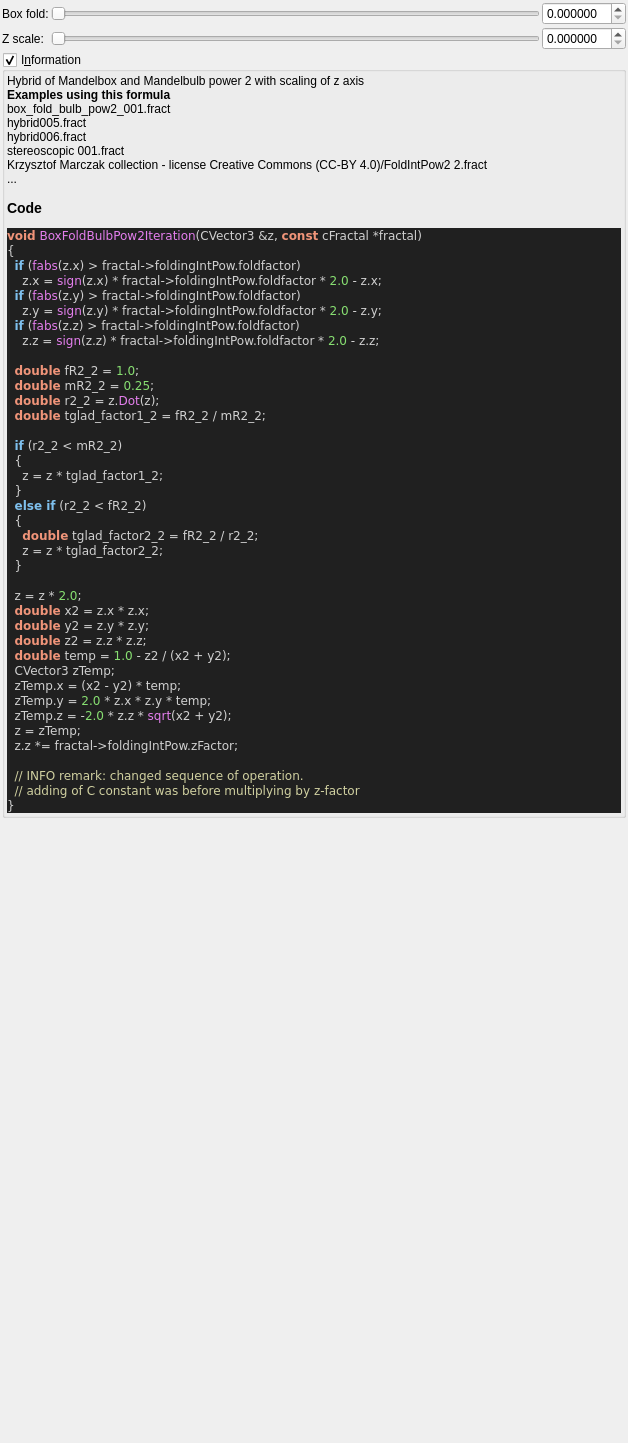
<?xml version="1.0" encoding="UTF-8"?>
<ui version="4.0">
 <class>box_fold_bulb_pow2</class>
 <widget class="QWidget" name="Form">
  <property name="geometry">
   <rect>
    <x>0</x>
    <y>0</y>
    <width>628</width>
    <height>1443</height>
   </rect>
  </property>
  <property name="windowTitle">
   <string notr="true">box_fold_bulb_pow2</string>
  </property>
  <layout class="QVBoxLayout" name="verticalLayout">
   <property name="spacing">
    <number>2</number>
   </property>
   <property name="leftMargin">
    <number>2</number>
   </property>
   <property name="topMargin">
    <number>2</number>
   </property>
   <property name="rightMargin">
    <number>2</number>
   </property>
   <property name="bottomMargin">
    <number>2</number>
   </property>
   <item>
    <layout class="QGridLayout" name="gridLayout">
     <property name="spacing">
      <number>2</number>
     </property>
     <item row="1" column="1">
      <widget class="QSlider" name="slider_boxfold_bulbpow2_z_factor">
       <property name="sizePolicy">
        <sizepolicy hsizetype="Expanding" vsizetype="Maximum">
         <horstretch>0</horstretch>
         <verstretch>0</verstretch>
        </sizepolicy>
       </property>
       <property name="minimum">
        <number>0</number>
       </property>
       <property name="maximum">
        <number>50000000</number>
       </property>
       <property name="singleStep">
        <number>1</number>
       </property>
       <property name="pageStep">
        <number>100</number>
       </property>
       <property name="orientation">
        <enum>Qt::Horizontal</enum>
       </property>
      </widget>
     </item>
     <item row="1" column="0">
      <widget class="QLabel" name="label_8">
       <property name="text">
        <string>Z scale:</string>
       </property>
      </widget>
     </item>
     <item row="0" column="2">
      <widget class="MyDoubleSpinBox" name="spinbox_boxfold_bulbpow2_folding_factor">
       <property name="sizePolicy">
        <sizepolicy hsizetype="Minimum" vsizetype="Maximum">
         <horstretch>0</horstretch>
         <verstretch>0</verstretch>
        </sizepolicy>
       </property>
       <property name="prefix">
        <string/>
       </property>
       <property name="suffix">
        <string/>
       </property>
       <property name="decimals">
        <number>6</number>
       </property>
       <property name="minimum">
        <double>0.000000000000000</double>
       </property>
       <property name="maximum">
        <double>99.998999999999995</double>
       </property>
       <property name="singleStep">
        <double>0.100000000000000</double>
       </property>
      </widget>
     </item>
     <item row="1" column="2">
      <widget class="MyDoubleSpinBox" name="spinbox_boxfold_bulbpow2_z_factor">
       <property name="sizePolicy">
        <sizepolicy hsizetype="Minimum" vsizetype="Maximum">
         <horstretch>0</horstretch>
         <verstretch>0</verstretch>
        </sizepolicy>
       </property>
       <property name="prefix">
        <string/>
       </property>
       <property name="suffix">
        <string/>
       </property>
       <property name="decimals">
        <number>6</number>
       </property>
       <property name="minimum">
        <double>0.000000000000000</double>
       </property>
       <property name="maximum">
        <double>50.000000000000000</double>
       </property>
       <property name="singleStep">
        <double>0.100000000000000</double>
       </property>
      </widget>
     </item>
     <item row="0" column="1">
      <widget class="QSlider" name="slider_boxfold_bulbpow2_folding_factor">
       <property name="sizePolicy">
        <sizepolicy hsizetype="Expanding" vsizetype="Maximum">
         <horstretch>0</horstretch>
         <verstretch>0</verstretch>
        </sizepolicy>
       </property>
       <property name="maximum">
        <number>20000000</number>
       </property>
       <property name="singleStep">
        <number>1</number>
       </property>
       <property name="orientation">
        <enum>Qt::Horizontal</enum>
       </property>
      </widget>
     </item>
     <item row="0" column="0">
      <widget class="QLabel" name="label_7">
       <property name="text">
        <string>Box fold:</string>
       </property>
      </widget>
     </item>
    </layout>
   </item>
   <item>
    <widget class="MyGroupBox" name="groupCheck_info">
     <property name="title">
      <string>I&amp;nformation</string>
     </property>
     <property name="flat">
      <bool>false</bool>
     </property>
     <property name="checkable">
      <bool>true</bool>
     </property>
     <layout class="QVBoxLayout" name="verticalLayout_2">
      <property name="spacing">
       <number>2</number>
      </property>
      <property name="leftMargin">
       <number>2</number>
      </property>
      <property name="topMargin">
       <number>2</number>
      </property>
      <property name="rightMargin">
       <number>2</number>
      </property>
      <property name="bottomMargin">
       <number>2</number>
      </property>
      <item>
       <widget class="QLabel" name="label_code_content">
        <property name="text">
         <string notr="true">&lt;p&gt;Hybrid of Mandelbox and Mandelbulb power 2 with scaling of z axis&lt;/p&gt;&lt;table&gt;
&lt;/table&gt;
&lt;br&gt;&lt;b&gt;Examples using this formula&lt;/b&gt;&lt;br&gt;box_fold_bulb_pow2_001.fract&lt;br&gt;hybrid005.fract&lt;br&gt;hybrid006.fract&lt;br&gt;stereoscopic 001.fract&lt;br&gt;Krzysztof Marczak collection - license Creative Commons (CC-BY 4.0)/FoldIntPow2 2.fract&lt;br&gt;...&lt;h3&gt;Code&lt;/h3&gt;
&lt;body style=&quot;background-color:#202020&quot;&gt;
&lt;pre style=&quot;color:#d0d0d0; background-color:#202020;  font-family:'Courier New',monospace;&quot;&gt;&lt;span style=&quot;color:#f09479; font-weight:bold&quot;&gt;void&lt;/span&gt; &lt;span style=&quot;color:#e47eed&quot;&gt;BoxFoldBulbPow2Iteration&lt;/span&gt;&lt;span style=&quot;color:#d0d0d0&quot;&gt;(&lt;/span&gt;CVector3 &lt;span style=&quot;color:#d0d0d0&quot;&gt;&amp;amp;&lt;/span&gt;z&lt;span style=&quot;color:#d0d0d0&quot;&gt;,&lt;/span&gt; &lt;span style=&quot;color:#f09479; font-weight:bold&quot;&gt;const&lt;/span&gt; cFractal &lt;span style=&quot;color:#d0d0d0&quot;&gt;*&lt;/span&gt;fractal&lt;span style=&quot;color:#d0d0d0&quot;&gt;)&lt;/span&gt;
&lt;span style=&quot;color:#d0d0d0&quot;&gt;{&lt;/span&gt;
  &lt;span style=&quot;color:#7ec0ee; font-weight:bold&quot;&gt;if&lt;/span&gt; &lt;span style=&quot;color:#d0d0d0&quot;&gt;(&lt;/span&gt;&lt;span style=&quot;color:#e47eed&quot;&gt;fabs&lt;/span&gt;&lt;span style=&quot;color:#d0d0d0&quot;&gt;(&lt;/span&gt;z&lt;span style=&quot;color:#d0d0d0&quot;&gt;.&lt;/span&gt;x&lt;span style=&quot;color:#d0d0d0&quot;&gt;) &amp;gt;&lt;/span&gt; fractal&lt;span style=&quot;color:#d0d0d0&quot;&gt;-&amp;gt;&lt;/span&gt;foldingIntPow&lt;span style=&quot;color:#d0d0d0&quot;&gt;.&lt;/span&gt;foldfactor&lt;span style=&quot;color:#d0d0d0&quot;&gt;)&lt;/span&gt;
    z&lt;span style=&quot;color:#d0d0d0&quot;&gt;.&lt;/span&gt;x &lt;span style=&quot;color:#d0d0d0&quot;&gt;=&lt;/span&gt; &lt;span style=&quot;color:#e47eed&quot;&gt;sign&lt;/span&gt;&lt;span style=&quot;color:#d0d0d0&quot;&gt;(&lt;/span&gt;z&lt;span style=&quot;color:#d0d0d0&quot;&gt;.&lt;/span&gt;x&lt;span style=&quot;color:#d0d0d0&quot;&gt;) *&lt;/span&gt; fractal&lt;span style=&quot;color:#d0d0d0&quot;&gt;-&amp;gt;&lt;/span&gt;foldingIntPow&lt;span style=&quot;color:#d0d0d0&quot;&gt;.&lt;/span&gt;foldfactor &lt;span style=&quot;color:#d0d0d0&quot;&gt;*&lt;/span&gt; &lt;span style=&quot;color:#87df71&quot;&gt;2.0&lt;/span&gt; &lt;span style=&quot;color:#d0d0d0&quot;&gt;-&lt;/span&gt; z&lt;span style=&quot;color:#d0d0d0&quot;&gt;.&lt;/span&gt;x&lt;span style=&quot;color:#d0d0d0&quot;&gt;;&lt;/span&gt;
  &lt;span style=&quot;color:#7ec0ee; font-weight:bold&quot;&gt;if&lt;/span&gt; &lt;span style=&quot;color:#d0d0d0&quot;&gt;(&lt;/span&gt;&lt;span style=&quot;color:#e47eed&quot;&gt;fabs&lt;/span&gt;&lt;span style=&quot;color:#d0d0d0&quot;&gt;(&lt;/span&gt;z&lt;span style=&quot;color:#d0d0d0&quot;&gt;.&lt;/span&gt;y&lt;span style=&quot;color:#d0d0d0&quot;&gt;) &amp;gt;&lt;/span&gt; fractal&lt;span style=&quot;color:#d0d0d0&quot;&gt;-&amp;gt;&lt;/span&gt;foldingIntPow&lt;span style=&quot;color:#d0d0d0&quot;&gt;.&lt;/span&gt;foldfactor&lt;span style=&quot;color:#d0d0d0&quot;&gt;)&lt;/span&gt;
    z&lt;span style=&quot;color:#d0d0d0&quot;&gt;.&lt;/span&gt;y &lt;span style=&quot;color:#d0d0d0&quot;&gt;=&lt;/span&gt; &lt;span style=&quot;color:#e47eed&quot;&gt;sign&lt;/span&gt;&lt;span style=&quot;color:#d0d0d0&quot;&gt;(&lt;/span&gt;z&lt;span style=&quot;color:#d0d0d0&quot;&gt;.&lt;/span&gt;y&lt;span style=&quot;color:#d0d0d0&quot;&gt;) *&lt;/span&gt; fractal&lt;span style=&quot;color:#d0d0d0&quot;&gt;-&amp;gt;&lt;/span&gt;foldingIntPow&lt;span style=&quot;color:#d0d0d0&quot;&gt;.&lt;/span&gt;foldfactor &lt;span style=&quot;color:#d0d0d0&quot;&gt;*&lt;/span&gt; &lt;span style=&quot;color:#87df71&quot;&gt;2.0&lt;/span&gt; &lt;span style=&quot;color:#d0d0d0&quot;&gt;-&lt;/span&gt; z&lt;span style=&quot;color:#d0d0d0&quot;&gt;.&lt;/span&gt;y&lt;span style=&quot;color:#d0d0d0&quot;&gt;;&lt;/span&gt;
  &lt;span style=&quot;color:#7ec0ee; font-weight:bold&quot;&gt;if&lt;/span&gt; &lt;span style=&quot;color:#d0d0d0&quot;&gt;(&lt;/span&gt;&lt;span style=&quot;color:#e47eed&quot;&gt;fabs&lt;/span&gt;&lt;span style=&quot;color:#d0d0d0&quot;&gt;(&lt;/span&gt;z&lt;span style=&quot;color:#d0d0d0&quot;&gt;.&lt;/span&gt;z&lt;span style=&quot;color:#d0d0d0&quot;&gt;) &amp;gt;&lt;/span&gt; fractal&lt;span style=&quot;color:#d0d0d0&quot;&gt;-&amp;gt;&lt;/span&gt;foldingIntPow&lt;span style=&quot;color:#d0d0d0&quot;&gt;.&lt;/span&gt;foldfactor&lt;span style=&quot;color:#d0d0d0&quot;&gt;)&lt;/span&gt;
    z&lt;span style=&quot;color:#d0d0d0&quot;&gt;.&lt;/span&gt;z &lt;span style=&quot;color:#d0d0d0&quot;&gt;=&lt;/span&gt; &lt;span style=&quot;color:#e47eed&quot;&gt;sign&lt;/span&gt;&lt;span style=&quot;color:#d0d0d0&quot;&gt;(&lt;/span&gt;z&lt;span style=&quot;color:#d0d0d0&quot;&gt;.&lt;/span&gt;z&lt;span style=&quot;color:#d0d0d0&quot;&gt;) *&lt;/span&gt; fractal&lt;span style=&quot;color:#d0d0d0&quot;&gt;-&amp;gt;&lt;/span&gt;foldingIntPow&lt;span style=&quot;color:#d0d0d0&quot;&gt;.&lt;/span&gt;foldfactor &lt;span style=&quot;color:#d0d0d0&quot;&gt;*&lt;/span&gt; &lt;span style=&quot;color:#87df71&quot;&gt;2.0&lt;/span&gt; &lt;span style=&quot;color:#d0d0d0&quot;&gt;-&lt;/span&gt; z&lt;span style=&quot;color:#d0d0d0&quot;&gt;.&lt;/span&gt;z&lt;span style=&quot;color:#d0d0d0&quot;&gt;;&lt;/span&gt;

  &lt;span style=&quot;color:#f09479; font-weight:bold&quot;&gt;double&lt;/span&gt; fR2_2 &lt;span style=&quot;color:#d0d0d0&quot;&gt;=&lt;/span&gt; &lt;span style=&quot;color:#87df71&quot;&gt;1.0&lt;/span&gt;&lt;span style=&quot;color:#d0d0d0&quot;&gt;;&lt;/span&gt;
  &lt;span style=&quot;color:#f09479; font-weight:bold&quot;&gt;double&lt;/span&gt; mR2_2 &lt;span style=&quot;color:#d0d0d0&quot;&gt;=&lt;/span&gt; &lt;span style=&quot;color:#87df71&quot;&gt;0.25&lt;/span&gt;&lt;span style=&quot;color:#d0d0d0&quot;&gt;;&lt;/span&gt;
  &lt;span style=&quot;color:#f09479; font-weight:bold&quot;&gt;double&lt;/span&gt; r2_2 &lt;span style=&quot;color:#d0d0d0&quot;&gt;=&lt;/span&gt; z&lt;span style=&quot;color:#d0d0d0&quot;&gt;.&lt;/span&gt;&lt;span style=&quot;color:#e47eed&quot;&gt;Dot&lt;/span&gt;&lt;span style=&quot;color:#d0d0d0&quot;&gt;(&lt;/span&gt;z&lt;span style=&quot;color:#d0d0d0&quot;&gt;);&lt;/span&gt;
  &lt;span style=&quot;color:#f09479; font-weight:bold&quot;&gt;double&lt;/span&gt; tglad_factor1_2 &lt;span style=&quot;color:#d0d0d0&quot;&gt;=&lt;/span&gt; fR2_2 &lt;span style=&quot;color:#d0d0d0&quot;&gt;/&lt;/span&gt; mR2_2&lt;span style=&quot;color:#d0d0d0&quot;&gt;;&lt;/span&gt;

  &lt;span style=&quot;color:#7ec0ee; font-weight:bold&quot;&gt;if&lt;/span&gt; &lt;span style=&quot;color:#d0d0d0&quot;&gt;(&lt;/span&gt;r2_2 &lt;span style=&quot;color:#d0d0d0&quot;&gt;&amp;lt;&lt;/span&gt; mR2_2&lt;span style=&quot;color:#d0d0d0&quot;&gt;)&lt;/span&gt;
  &lt;span style=&quot;color:#d0d0d0&quot;&gt;{&lt;/span&gt;
    z &lt;span style=&quot;color:#d0d0d0&quot;&gt;=&lt;/span&gt; z &lt;span style=&quot;color:#d0d0d0&quot;&gt;*&lt;/span&gt; tglad_factor1_2&lt;span style=&quot;color:#d0d0d0&quot;&gt;;&lt;/span&gt;
  &lt;span style=&quot;color:#d0d0d0&quot;&gt;}&lt;/span&gt;
  &lt;span style=&quot;color:#7ec0ee; font-weight:bold&quot;&gt;else if&lt;/span&gt; &lt;span style=&quot;color:#d0d0d0&quot;&gt;(&lt;/span&gt;r2_2 &lt;span style=&quot;color:#d0d0d0&quot;&gt;&amp;lt;&lt;/span&gt; fR2_2&lt;span style=&quot;color:#d0d0d0&quot;&gt;)&lt;/span&gt;
  &lt;span style=&quot;color:#d0d0d0&quot;&gt;{&lt;/span&gt;
    &lt;span style=&quot;color:#f09479; font-weight:bold&quot;&gt;double&lt;/span&gt; tglad_factor2_2 &lt;span style=&quot;color:#d0d0d0&quot;&gt;=&lt;/span&gt; fR2_2 &lt;span style=&quot;color:#d0d0d0&quot;&gt;/&lt;/span&gt; r2_2&lt;span style=&quot;color:#d0d0d0&quot;&gt;;&lt;/span&gt;
    z &lt;span style=&quot;color:#d0d0d0&quot;&gt;=&lt;/span&gt; z &lt;span style=&quot;color:#d0d0d0&quot;&gt;*&lt;/span&gt; tglad_factor2_2&lt;span style=&quot;color:#d0d0d0&quot;&gt;;&lt;/span&gt;
  &lt;span style=&quot;color:#d0d0d0&quot;&gt;}&lt;/span&gt;

  z &lt;span style=&quot;color:#d0d0d0&quot;&gt;=&lt;/span&gt; z &lt;span style=&quot;color:#d0d0d0&quot;&gt;*&lt;/span&gt; &lt;span style=&quot;color:#87df71&quot;&gt;2.0&lt;/span&gt;&lt;span style=&quot;color:#d0d0d0&quot;&gt;;&lt;/span&gt;
  &lt;span style=&quot;color:#f09479; font-weight:bold&quot;&gt;double&lt;/span&gt; x2 &lt;span style=&quot;color:#d0d0d0&quot;&gt;=&lt;/span&gt; z&lt;span style=&quot;color:#d0d0d0&quot;&gt;.&lt;/span&gt;x &lt;span style=&quot;color:#d0d0d0&quot;&gt;*&lt;/span&gt; z&lt;span style=&quot;color:#d0d0d0&quot;&gt;.&lt;/span&gt;x&lt;span style=&quot;color:#d0d0d0&quot;&gt;;&lt;/span&gt;
  &lt;span style=&quot;color:#f09479; font-weight:bold&quot;&gt;double&lt;/span&gt; y2 &lt;span style=&quot;color:#d0d0d0&quot;&gt;=&lt;/span&gt; z&lt;span style=&quot;color:#d0d0d0&quot;&gt;.&lt;/span&gt;y &lt;span style=&quot;color:#d0d0d0&quot;&gt;*&lt;/span&gt; z&lt;span style=&quot;color:#d0d0d0&quot;&gt;.&lt;/span&gt;y&lt;span style=&quot;color:#d0d0d0&quot;&gt;;&lt;/span&gt;
  &lt;span style=&quot;color:#f09479; font-weight:bold&quot;&gt;double&lt;/span&gt; z2 &lt;span style=&quot;color:#d0d0d0&quot;&gt;=&lt;/span&gt; z&lt;span style=&quot;color:#d0d0d0&quot;&gt;.&lt;/span&gt;z &lt;span style=&quot;color:#d0d0d0&quot;&gt;*&lt;/span&gt; z&lt;span style=&quot;color:#d0d0d0&quot;&gt;.&lt;/span&gt;z&lt;span style=&quot;color:#d0d0d0&quot;&gt;;&lt;/span&gt;
  &lt;span style=&quot;color:#f09479; font-weight:bold&quot;&gt;double&lt;/span&gt; temp &lt;span style=&quot;color:#d0d0d0&quot;&gt;=&lt;/span&gt; &lt;span style=&quot;color:#87df71&quot;&gt;1.0&lt;/span&gt; &lt;span style=&quot;color:#d0d0d0&quot;&gt;-&lt;/span&gt; z2 &lt;span style=&quot;color:#d0d0d0&quot;&gt;/ (&lt;/span&gt;x2 &lt;span style=&quot;color:#d0d0d0&quot;&gt;+&lt;/span&gt; y2&lt;span style=&quot;color:#d0d0d0&quot;&gt;);&lt;/span&gt;
  CVector3 zTemp&lt;span style=&quot;color:#d0d0d0&quot;&gt;;&lt;/span&gt;
  zTemp&lt;span style=&quot;color:#d0d0d0&quot;&gt;.&lt;/span&gt;x &lt;span style=&quot;color:#d0d0d0&quot;&gt;= (&lt;/span&gt;x2 &lt;span style=&quot;color:#d0d0d0&quot;&gt;-&lt;/span&gt; y2&lt;span style=&quot;color:#d0d0d0&quot;&gt;) *&lt;/span&gt; temp&lt;span style=&quot;color:#d0d0d0&quot;&gt;;&lt;/span&gt;
  zTemp&lt;span style=&quot;color:#d0d0d0&quot;&gt;.&lt;/span&gt;y &lt;span style=&quot;color:#d0d0d0&quot;&gt;=&lt;/span&gt; &lt;span style=&quot;color:#87df71&quot;&gt;2.0&lt;/span&gt; &lt;span style=&quot;color:#d0d0d0&quot;&gt;*&lt;/span&gt; z&lt;span style=&quot;color:#d0d0d0&quot;&gt;.&lt;/span&gt;x &lt;span style=&quot;color:#d0d0d0&quot;&gt;*&lt;/span&gt; z&lt;span style=&quot;color:#d0d0d0&quot;&gt;.&lt;/span&gt;y &lt;span style=&quot;color:#d0d0d0&quot;&gt;*&lt;/span&gt; temp&lt;span style=&quot;color:#d0d0d0&quot;&gt;;&lt;/span&gt;
  zTemp&lt;span style=&quot;color:#d0d0d0&quot;&gt;.&lt;/span&gt;z &lt;span style=&quot;color:#d0d0d0&quot;&gt;= -&lt;/span&gt;&lt;span style=&quot;color:#87df71&quot;&gt;2.0&lt;/span&gt; &lt;span style=&quot;color:#d0d0d0&quot;&gt;*&lt;/span&gt; z&lt;span style=&quot;color:#d0d0d0&quot;&gt;.&lt;/span&gt;z &lt;span style=&quot;color:#d0d0d0&quot;&gt;*&lt;/span&gt; &lt;span style=&quot;color:#e47eed&quot;&gt;sqrt&lt;/span&gt;&lt;span style=&quot;color:#d0d0d0&quot;&gt;(&lt;/span&gt;x2 &lt;span style=&quot;color:#d0d0d0&quot;&gt;+&lt;/span&gt; y2&lt;span style=&quot;color:#d0d0d0&quot;&gt;);&lt;/span&gt;
  z &lt;span style=&quot;color:#d0d0d0&quot;&gt;=&lt;/span&gt; zTemp&lt;span style=&quot;color:#d0d0d0&quot;&gt;;&lt;/span&gt;
  z&lt;span style=&quot;color:#d0d0d0&quot;&gt;.&lt;/span&gt;z &lt;span style=&quot;color:#d0d0d0&quot;&gt;*=&lt;/span&gt; fractal&lt;span style=&quot;color:#d0d0d0&quot;&gt;-&amp;gt;&lt;/span&gt;foldingIntPow&lt;span style=&quot;color:#d0d0d0&quot;&gt;.&lt;/span&gt;zFactor&lt;span style=&quot;color:#d0d0d0&quot;&gt;;&lt;/span&gt;

  &lt;span style=&quot;color:#d0d0a0&quot;&gt;// INFO remark: changed sequence of operation.&lt;/span&gt;
  &lt;span style=&quot;color:#d0d0a0&quot;&gt;// adding of C constant was before multiplying by z-factor&lt;/span&gt;
&lt;span style=&quot;color:#d0d0d0&quot;&gt;}&lt;/span&gt;
&lt;/pre&gt;
&lt;/body&gt;</string>
        </property>
        <property name="wordWrap">
         <bool>true</bool>
        </property>
        <property name="openExternalLinks">
         <bool>true</bool>
        </property>
        <property name="textInteractionFlags">
         <set>Qt::LinksAccessibleByMouse|Qt::TextSelectableByMouse</set>
        </property>
       </widget>
      </item>
     </layout>
    </widget>
   </item>
   <item>
    <spacer name="verticalSpacer">
     <property name="orientation">
      <enum>Qt::Vertical</enum>
     </property>
     <property name="sizeHint" stdset="0">
      <size>
       <width>20</width>
       <height>40</height>
      </size>
     </property>
    </spacer>
   </item>
  </layout>
 </widget>
 <customwidgets>
  <customwidget>
   <class>MyDoubleSpinBox</class>
   <extends>QDoubleSpinBox</extends>
   <header>my_double_spin_box.h</header>
  </customwidget>
  <customwidget>
   <class>MyGroupBox</class>
   <extends>QGroupBox</extends>
   <header>my_group_box.h</header>
   <container>1</container>
  </customwidget>
 </customwidgets>
 <tabstops>
  <tabstop>slider_boxfold_bulbpow2_folding_factor</tabstop>
  <tabstop>spinbox_boxfold_bulbpow2_folding_factor</tabstop>
  <tabstop>slider_boxfold_bulbpow2_z_factor</tabstop>
  <tabstop>spinbox_boxfold_bulbpow2_z_factor</tabstop>
  <tabstop>groupCheck_info</tabstop>
 </tabstops>
 <resources/>
 <connections/>
</ui>
